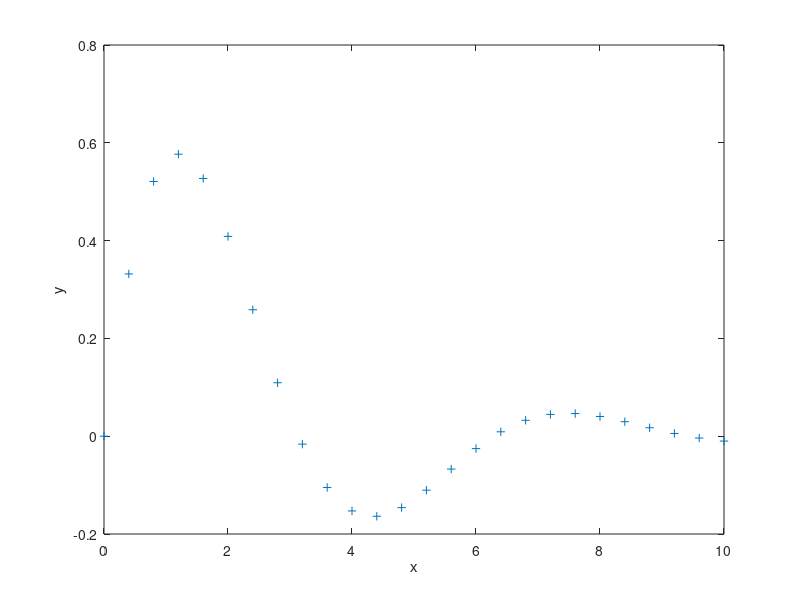

This chart was generated by the following MATLAB code:
%programa para graficar funciones con marcas
x=(0:0.4:10)';
y=sin(x).*exp(-0.4*x);
plot(x,y,'+')
xlabel('x'); ylabel('y')
